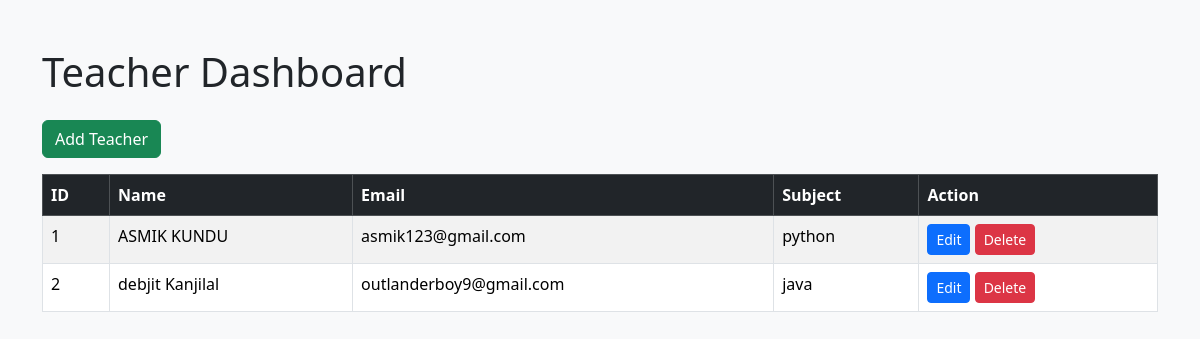
Before: /teachers with the older database file.
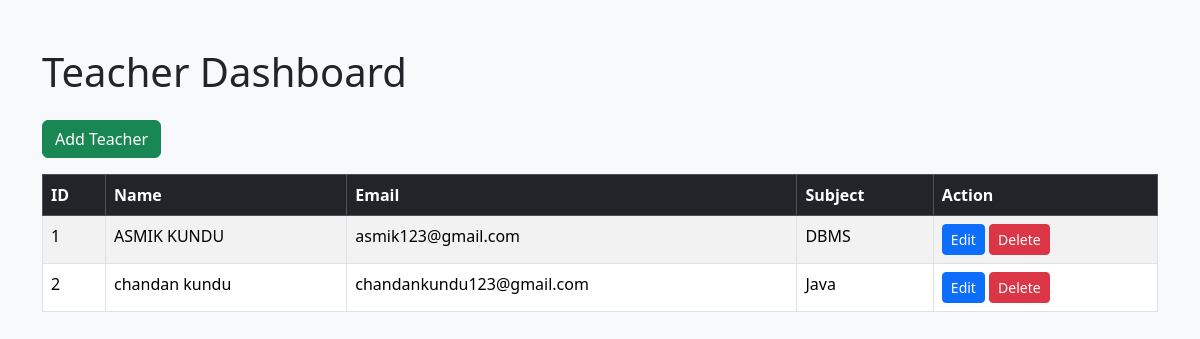
After: the same page with the newer database file.
### models.py (models this page shows)
class Teacher(db.Model):
    id = db.Column(db.Integer, primary_key=True)
    name = db.Column(db.String(100), nullable=False)
    email = db.Column(db.String(100), unique=True, nullable=False)
    department = db.Column(db.String(100))
    subject = db.Column(db.String(100))
    password = db.Column(db.String(100), nullable=False)

### app.py (the view)
@app.route("/teachers")
def teachers():
    teachers = Teacher.query.all()
    return render_template(
        "teacher_dashboard.html",
        teachers=teachers
    )

### templates/teacher_dashboard.html (shortened to what this page needs)
<!DOCTYPE html>
<html>
<head>
    <link href="https://cdn.jsdelivr.net/npm/bootstrap@5.3.3/dist/css/bootstrap.min.css" rel="stylesheet">
</head>
<body class="bg-light">
<div class="container mt-5">
    <h1 class="mb-4">Teacher Dashboard</h1>
    <a href="/add_teacher" class="btn btn-success mb-3">
        Add Teacher
    </a>
    <table class="table table-bordered table-striped">
        <thead class="table-dark">
            <tr>
                <th>ID</th>
                <th>Name</th>
                <th>Email</th>
                <th>Subject</th>
                <th>Action</th>
            </tr>
        </thead>
        <tbody>
            {% for teacher in teachers %}
            <tr>
                <td>{{ teacher.id }}</td>
                <td>{{ teacher.name }}</td>
                <td>{{ teacher.email }}</td>
                <td>{{ teacher.subject }}</td>
               <td>
    <a href="/edit_teacher/{{ teacher.id }}"
       class="btn btn-primary btn-sm">
       Edit
    </a>
    <a href="/delete_teacher/{{ teacher.id }}"
       class="btn btn-danger btn-sm">
       Delete
    </a>
</td>
            </tr>
            {% endfor %}
        </tbody>
    </table>
</div>
</body>
</html>

Changed rows visible on the page:
changed Teacher "ASMIK KUNDU": subject "python" → "DBMS"
changed Teacher id 2: name "debjit Kanjilal" → "chandan kundu"; email "outlanderboy9@gmail.com" → "chandankundu123@gmail.com"; subject "java" → "Java"
